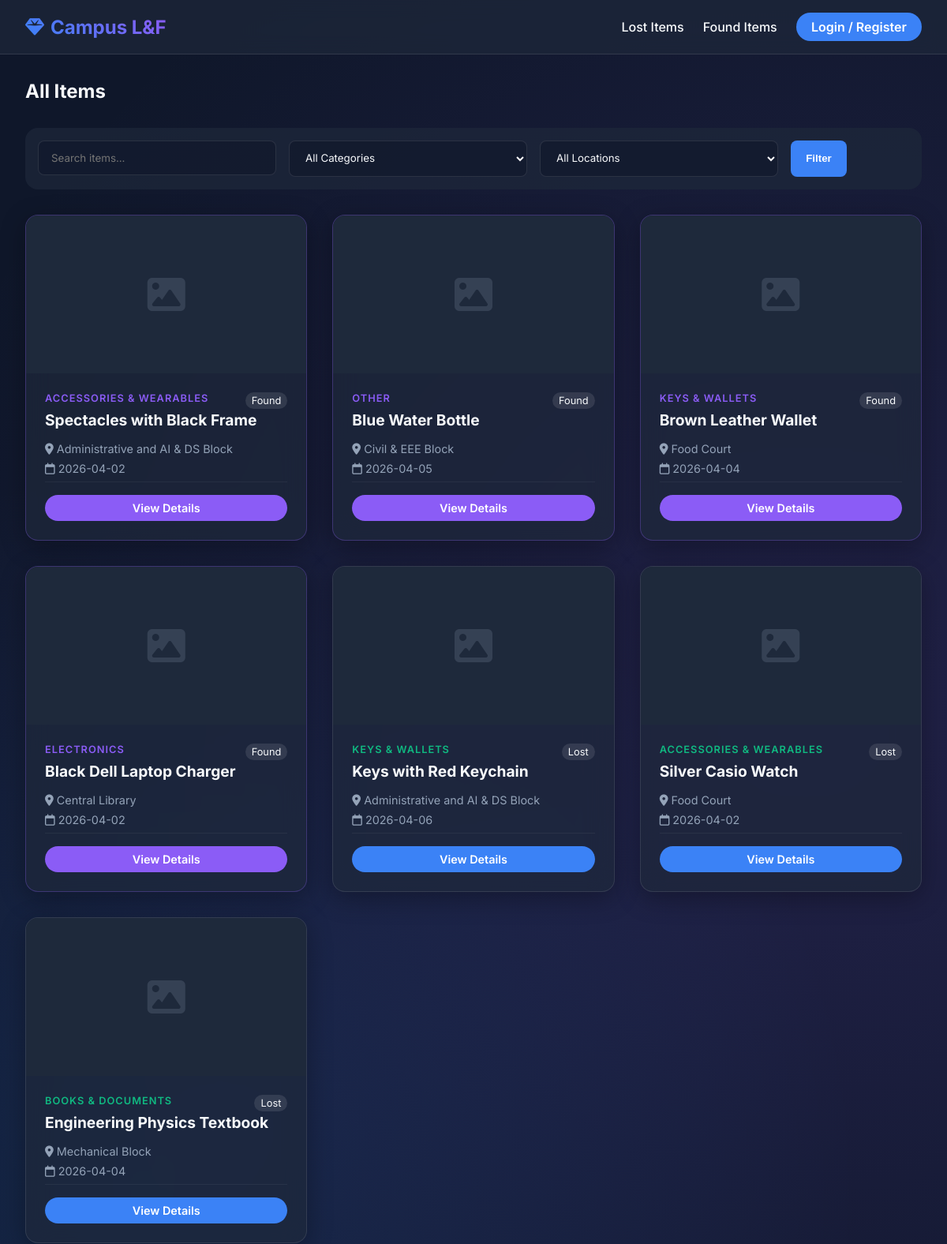
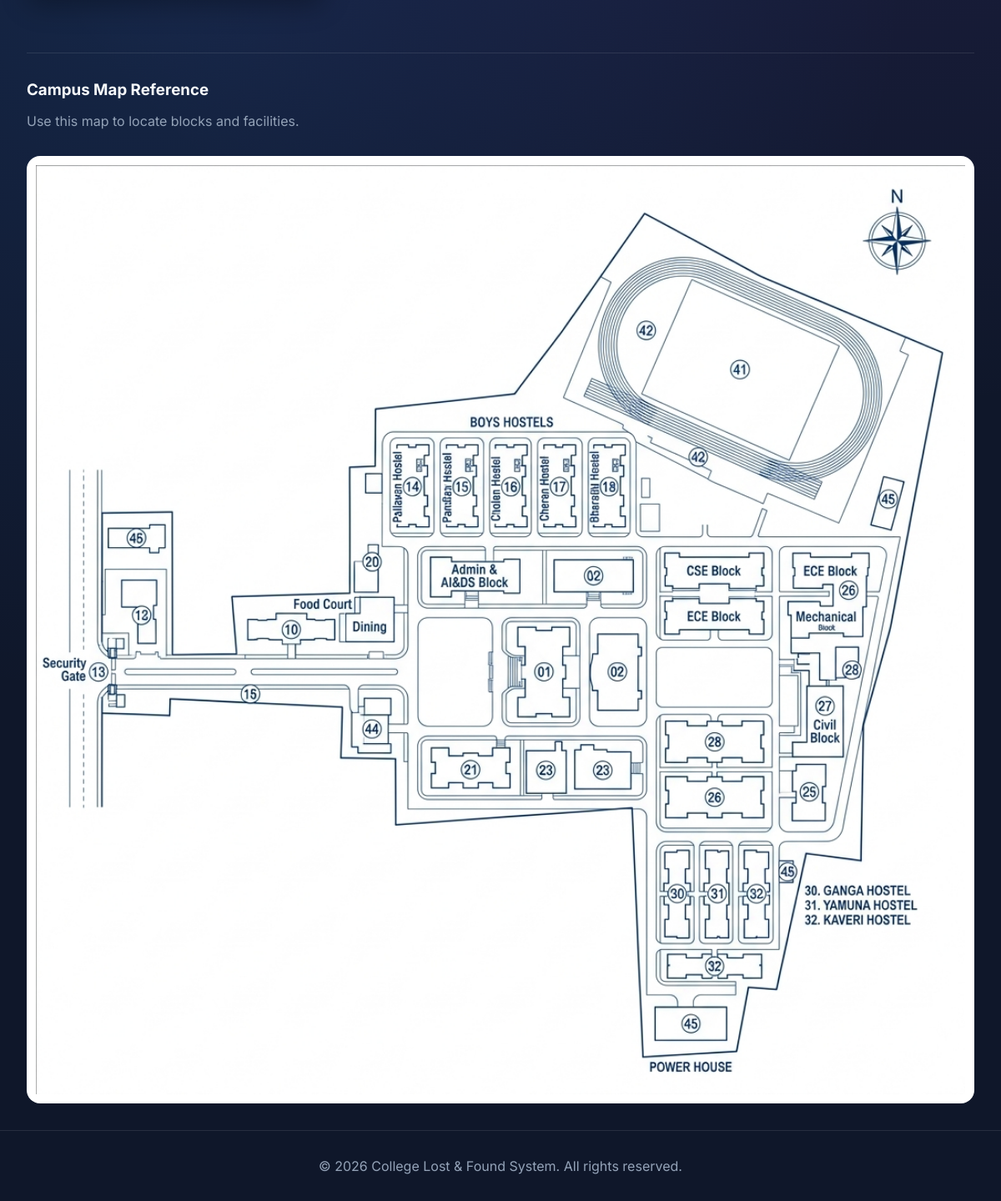
/items, run on the app's committed database (2 pictures, top to bottom).
### models.py (models this page shows)
class Item(db.Model):
    id = db.Column(db.Integer, primary_key=True)
    title = db.Column(db.String(100), nullable=False)
    category = db.Column(db.String(50), nullable=False)
    description = db.Column(db.Text, nullable=False)
    date = db.Column(db.Date, nullable=False)
    location = db.Column(db.String(100), nullable=False)
    image_filename = db.Column(db.String(200), nullable=True)
    type = db.Column(db.String(10), nullable=False) # 'lost' or 'found'
    status = db.Column(db.String(20), default='open') # open, resolved, matched
    matched_with_id = db.Column(db.Integer, db.ForeignKey('item.id'), nullable=True)
    user_id = db.Column(db.Integer, db.ForeignKey('user.id'), nullable=False)
    created_at = db.Column(db.DateTime, default=datetime.utcnow)
    matched_item = db.relationship('Item', remote_side=[id], post_update=True)

### app.py (the view)
@app.route('/items')
def items():
    q_type = request.args.get('type')
    q_search = request.args.get('search', '')
    q_category = request.args.get('category')
    q_location = request.args.get('location')
    query = Item.query.filter_by(status='open')
    if q_type in ['lost', 'found']:
        query = query.filter_by(type=q_type)
    if q_search:
        query = query.filter(Item.title.ilike(f'%{q_search}%') | Item.description.ilike(f'%{q_search}%'))
    if q_category:
        query = query.filter_by(category=q_category)
    if q_location:
        query = query.filter_by(location=q_location)
    result_items = query.order_by(Item.created_at.desc()).all()
    return render_template('items.html', items=result_items, list_type=q_type)

### templates/items.html (shortened to what this page needs)
{% extends "base.html" %}
{% block content %}
<div style="display: flex; justify-content: space-between; align-items: center; margin-bottom: 2rem;">
    <h2>
        {% if list_type == 'lost' %}
            Lost Items
        {% elif list_type == 'found' %}
            Found Items
        {% else %}
            All Items
        {% endif %}
    </h2>
</div>
<form class="filter-bar" method="GET" action="{{ url_for('items') }}">
    <div class="form-group">
        <input type="text" class="form-control" name="search" placeholder="Search items..." value="{{ request.args.get('search', '') }}">
    </div>
    <div class="form-group">
        <select class="form-select" name="category">
            <option value="">All Categories</option>
        </select>
    </div>
    <div class="form-group">
        <select class="form-select" name="location">
            <option value="">All Locations</option>
        </select>
    </div>
    <div class="form-group" style="flex: 0 0 auto;">
        <button type="submit" class="btn-primary" style="height: 100%; border-radius: 0.5rem;">Filter</button>
    </div>
</form>
{% if not items %}
    <div class="glass-card" style="text-align: center; padding: 4rem 2rem;">
        <i class="fa-solid fa-box-open" style="font-size: 3rem; color: var(--text-muted); margin-bottom: 1rem;"></i>
        <h3>No items found</h3>
        <p style="color: var(--text-muted);">Try adjusting your filters or search query.</p>
    </div>
{% else %}
    <div class="grid">
        {% for item in items %}
            <div class="item-card glass-card" style="padding: 0; {% if item.type == 'found' %}border-color: rgba(139, 92, 246, 0.3);{% endif %}">
                {% if item.image_filename %}
                    <img src="{{ url_for('static', filename='uploads/' + item.image_filename) }}" alt="{{ item.title }}" class="item-img">
                {% else %}
                    <div class="item-img">
                        <i class="fa-solid fa-image" style="opacity: 0.2;"></i>
                    </div>
                {% endif %}
                <div class="item-content">
                    <div style="display: flex; justify-content: space-between; align-items: start;">
                        <span class="item-category" style="{% if item.type == 'found' %}color: var(--secondary-color);{% endif %}">{{ item.category }}</span>
                        <span style="font-size: 0.8rem; background: rgba(255,255,255,0.1); padding: 0.2rem 0.5rem; border-radius: 99px;">{{ item.type|capitalize }}</span>
                    </div>
                    <h3 class="item-title"><a href="{{ url_for('item_detail', id=item.id) }}">{{ item.title }}</a></h3>
                    <div class="item-meta">
                        <span><i class="fa-solid fa-location-dot"></i> {{ item.location }}</span>
                    </div>
                    <div class="item-meta">
                        <span><i class="fa-regular fa-calendar"></i> {{ item.date.strftime('%Y-%m-%d') }}</span>
                    </div>
                    <div class="item-footer">
                        <a href="{{ url_for('item_detail', id=item.id) }}" class="btn-primary" style="width: 100%; justify-content: center; font-size: 0.9rem; {% if item.type == 'found' %}background: var(--secondary-color);{% endif %}">View Details</a>
                    </div>
                </div>
            </div>
        {% endfor %}
    </div>
{% endif %}
<h3 style="margin-top: 4rem; margin-bottom: 1rem; border-top: 1px solid var(--glass-border); padding-top: 2rem;">Campus Map Reference</h3>
<p style="color: var(--text-muted); margin-bottom: 1rem;">Use this map to locate blocks and facilities.</p>
<div class="campus-map-container" style="background: white; padding: 10px;">
    <img src="{{ url_for('static', filename='campus_map.png') }}" alt="Campus Map" onerror="this.onerror=null; this.src='https://via.placeholder.com/1200x800.png?text=Please+Upload+campus_map.png+to+static+folder';">
</div>
{% endblock %}

### templates/base.html (shortened to what this page needs)
<!DOCTYPE html>
<html lang="en">
<head>
    <link rel="stylesheet" href="https://cdnjs.cloudflare.com/ajax/libs/font-awesome/6.4.0/css/all.min.css">
    <link rel="stylesheet" href="{{ url_for('static', filename='css/style.css') }}">
</head>
<body>
    <div class="app-container">
        <header class="glass-header">
            <nav class="navbar">
                <a href="{{ url_for('index') }}" class="logo">
                    <i class="fa-solid fa-gem"></i> Campus L&F
                </a>
                <ul class="nav-links">
                    <li><a href="{{ url_for('items', type='lost') }}">Lost Items</a></li>
                    <li><a href="{{ url_for('items', type='found') }}">Found Items</a></li>
                    {% if current_user.is_authenticated %}
                        <li><a href="{{ url_for('dashboard') }}" class="nav-icon"><i class="fa-solid fa-gauge-high"></i> Dashboard</a></li>
                        <li><a href="{{ url_for('report_item', item_type='lost') }}" class="btn-secondary">Report Lost</a></li>
                        <li><a href="{{ url_for('report_item', item_type='found') }}" class="btn-primary">Report Found</a></li>
                        {% if current_user.is_admin %}
                        <li><a href="{{ url_for('admin') }}" class="nav-icon" title="Admin Panel"><i class="fa-solid fa-user-shield"></i></a></li>
                        {% endif %}
                        <li><a href="{{ url_for('logout') }}" class="nav-icon" title="Logout"><i class="fa-solid fa-right-from-bracket"></i></a></li>
                    {% else %}
                        <li><a href="{{ url_for('login') }}" class="btn-primary">Login / Register</a></li>
                    {% endif %}
                </ul>
            </nav>
        </header>
        <main class="main-content">
            {% block content %}{% endblock %}
        </main>
        <footer>
            <p>&copy; 2026 College Lost & Found System. All rights reserved.</p>
        </footer>
    </div>
</body>
</html>

### static/css/style.css (style rules this page uses)
:root { --bg-color: #0f172a; --text-color: #f8fafc; --text-muted: #94a3b8; --primary-color: #3b82f6; --primary-hover: #2563eb; --secondary-color: #8b5cf6; --secondary-hover: #7c3aed; --accent-color: #10b981; --danger-color: #ef4444; --glass-bg: rgba(30, 41, 59, 0.7); --glass-border: rgba(255, 255, 255, 0.1); --glass-shadow: 0 8px 32px 0 rgba(0, 0, 0, 0.3); }
* { box-sizing: border-box; margin: 0; padding: 0; }
body { font-family: 'Inter', sans-serif; background: var(--bg-color); background-image: radial-gradient(circle at 15% 50%, rgba(59, 130, 246, 0.15) 0%, transparent 50%), radial-gradient(circle at 85% 30%, rgba(139, 92, 246, 0.15) 0%, transparent 50%); background-attachment: fixed; color: var(--text-color); min-height: 100vh; overflow-x: hidden; }
a { text-decoration: none; color: inherit; }
ul { list-style: none; }
.app-container { display: flex; flex-direction: column; min-height: 100vh; }
.glass-header { background: var(--glass-bg); backdrop-filter: blur(12px); -webkit-backdrop-filter: blur(12px); border-bottom: 1px solid var(--glass-border); position: sticky; top: 0; z-index: 100; }
.navbar { display: flex; justify-content: space-between; align-items: center; max-width: 1200px; margin: 0 auto; padding: 1rem 2rem; }
.logo { font-size: 1.5rem; font-weight: 700; background: linear-gradient(45deg, var(--primary-color), var(--secondary-color)); -webkit-background-clip: text; -webkit-text-fill-color: transparent; display: flex; align-items: center; gap: 0.5rem; }
.nav-links { display: flex; gap: 1.5rem; align-items: center; }
.nav-links a:not(.btn-primary):not(.btn-secondary) { font-weight: 500; color: var(--text-color); transition: color 0.3s; }
.btn-primary, .btn-secondary, .btn-danger, .btn-submit { padding: 0.5rem 1.2rem; border-radius: 999px; font-weight: 600; cursor: pointer; transition: all 0.3s ease; border: none; display: inline-flex; align-items: center; gap: 0.5rem; }
.btn-primary { background: var(--primary-color); color: #fff; }
.main-content { flex: 1; max-width: 1200px; margin: 0 auto; padding: 2rem; width: 100%; }
.glass-card { background: var(--glass-bg); backdrop-filter: blur(16px); -webkit-backdrop-filter: blur(16px); border: 1px solid var(--glass-border); border-radius: 1rem; padding: 2rem; box-shadow: var(--glass-shadow); }
.grid { display: grid; grid-template-columns: repeat(auto-fill, minmax(300px, 1fr)); gap: 2rem; margin-top: 2rem; }
.item-card { background: var(--glass-bg); border: 1px solid var(--glass-border); border-radius: 1rem; overflow: hidden; transition: transform 0.3s ease, box-shadow 0.3s ease; display: flex; flex-direction: column; }
.item-img { width: 100%; height: 200px; object-fit: cover; background: #1e293b; display: flex; align-items: center; justify-content: center; font-size: 3rem; color: var(--text-muted); }
.item-content { padding: 1.5rem; flex: 1; display: flex; flex-direction: column; }
.item-category { font-size: 0.8rem; text-transform: uppercase; letter-spacing: 1px; color: var(--accent-color); margin-bottom: 0.5rem; font-weight: 600; }
.item-title { font-size: 1.2rem; margin-bottom: 1rem; }
.item-meta { font-size: 0.9rem; color: var(--text-muted); display: flex; align-items: center; gap: 0.5rem; margin-bottom: 0.5rem; }
.item-footer { margin-top: auto; padding-top: 1rem; border-top: 1px solid rgba(255,255,255,0.05); }
.form-group { margin-bottom: 1.5rem; text-align: left; }
.form-control, .form-select { width: 100%; padding: 0.8rem 1rem; background: rgba(15, 23, 42, 0.6); border: 1px solid rgba(255,255,255,0.1); color: var(--text-color); border-radius: 0.5rem; font-family: inherit; transition: all 0.3s; }
.filter-bar { display: flex; gap: 1rem; margin-bottom: 2rem; flex-wrap: wrap; background: var(--glass-bg); padding: 1rem; border-radius: 1rem; }
.filter-bar .form-group { margin-bottom: 0; flex: 1; min-width: 150px; }
.campus-map-container { width: 100%; margin-top: 2rem; border-radius: 1rem; overflow: hidden; border: 1px solid var(--glass-border); }
.campus-map-container img { width: 100%; height: auto; display: block; }
footer { text-align: center; padding: 2rem; border-top: 1px solid var(--glass-border); margin-top: auto; color: var(--text-muted); }

### data on the page
Item: category "ACCESSORIES & WEARABLES", type "Found", title "Spectacles with Black Frame", location "Administrative and AI & DS Block", date "2026-04-02"
Item: category "OTHER", type "Found", title "Blue Water Bottle", location "Civil & EEE Block", date "2026-04-05"
Item: category "KEYS & WALLETS", type "Found", title "Brown Leather Wallet", location "Food Court", date "2026-04-04"
Item: category "ELECTRONICS", type "Found", title "Black Dell Laptop Charger", location "Central Library", date "2026-04-02"
Item: category "KEYS & WALLETS", type "Lost", title "Keys with Red Keychain", location "Administrative and AI & DS Block", date "2026-04-06"
Item: category "ACCESSORIES & WEARABLES", type "Lost", title "Silver Casio Watch", location "Food Court", date "2026-04-02"
Item: category "BOOKS & DOCUMENTS", type "Lost", title "Engineering Physics Textbook", location "Mechanical Block", date "2026-04-04"
